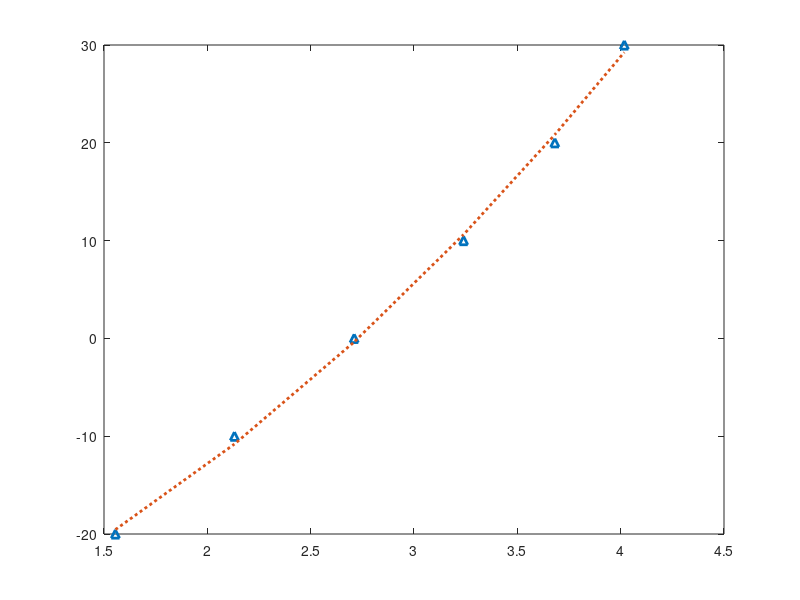

MATLAB code for this plot: (Note: this script raises an error after producing the figure.)
% This script contains calculations on the NTC accuracy to find the
% deviation across the entire temperature range.
%% Initialization and Bosch NTC M12 characteristics
clear, close all, clc;

% Create matrices for relationship between temperature and resistance.
NTCTemp = [-40:10:150]; % [C]
NTCResistance = [45313,26114,15462,9397,5896,3792,2500,1707,1175, ... 
                 834,596,436,323,243,187,144,113,89,71,57]; % [Ohm]
InaccLow = 1.4; % [C]
InaccHigh = 3.4; % [C]
TempLow = 20; % [C]
TempHigh = 100; % [C]

SeriesRes = 6980; % [Ohm]
SupplyVoltage = 5; % [V]

OutputVoltage = SupplyVoltage * SeriesRes ./ (SeriesRes + NTCResistance);

% Perfect equation of temperature as a function of voltage below 30 degrees
% -65,4 + 43,1 * T - 11,6 * T^2 + 1,68 * T^3

% Perfect equation of temperature as a function of voltage above 30 degrees
% -29104 + 19644 * T - 4424 * T^2 + 333 * T^3

%% Inaccuracy due to NTC tolerance
% NTC inaccuracy assumed constant 1.4 C under 25 degrees and linear from 25
% degrees to 100 degrees C, where it is 3.4 C. Assumed constant over 100 C.
NTCInacc = 1:length(NTCTemp);
for i = 1:length(NTCTemp)
    if NTCTemp(i) < 25
        NTCInacc(i) = InaccLow;
    elseif NTCTemp(i) < 105
        NTCInacc(i) = InaccLow + (InaccHigh-InaccLow)/(TempHigh-TempLow) * NTCTemp(i-2);
    else
        NTCInacc(i) = InaccHigh;
    end
end

disp('Inaccuracy due to NTC:')
NTCInacc(3:end-5) % In degrees

%% Inaccuracy due to equation
EquationTemp = 1:length(NTCTemp);
EquationInacc = 1:length(NTCTemp);
for i = 1:length(NTCTemp)
    if NTCTemp(i) < 40
        %EquationTemp(i) = (19.8 * OutputVoltage(i) - 52.3);
        EquationTemp(i) = (-35 + 6.11 * OutputVoltage(i) + 2.46 * OutputVoltage(i)^2);
        EquationInacc(i) = EquationTemp(i) - NTCTemp(i);
    else
        %EquationTemp(i) = (2728 - 1261 * OutputVoltage(i) + 148 * OutputVoltage(i)^2);
        EquationTemp(i) = (-29104 + 19644 * OutputVoltage(i) - 4424 * OutputVoltage(i)^2 + 333 * OutputVoltage(i)^3);
        EquationInacc(i) = EquationTemp(i) - NTCTemp(i);
    end
end

disp('Inaccuracy due to equation:')
EquationInacc(3:end-5) % In degrees

% Show actual value and regression line on same plot
figure(1)
plot(OutputVoltage(3:8), NTCTemp(3:8), '^', 'LineWidth', 2)
hold on
plot(OutputVoltage(3:8), EquationTemp(3:8), ':', 'LineWidth', 2)
fig1 = gca;
fig1.FontSize = 14;
grid on
title('Temperature as a function of voltage with regression line below 30 \circC', 'FontSize', 22)
xlabel('Voltage [V]', 'FontSize', 18)
ylabel('Temperature [\circC]', 'FontSize', 18)
lgd1 = legend('Actual value','Regression equation', 'Location', 'northwest');
lgd1.FontSize = 18;
hold off

figure(2)
plot(OutputVoltage(9:15), NTCTemp(9:15), '^', 'LineWidth', 2)
hold on
plot(OutputVoltage(9:15), EquationTemp(9:15), ':', 'LineWidth', 2)
fig2 = gca;
fig2.FontSize = 14;
grid on
title('Temperature as a function of voltage with regression line above 30 \circC', 'FontSize', 22)
xlabel('Voltage [V]', 'FontSize', 18)
ylabel('Temperature [\circC]', 'FontSize', 18)
lgd2 = legend('Actual value', 'Regression equation', 'Location', 'northwest');
lgd2.FontSize = 18;

%% Inaccuracy due to ADC
ADCLSBAcc = 11; % 11 LSB inaccuracy
ADCBit = 12; % 12-bit accuracy
ADCConvInacc = ADCLSBAcc * SupplyVoltage/(2^ADCBit);

ADCMeasVolt = OutputVoltage + ADCConvInacc;

ADCInacc = 1:length(NTCTemp);
for i = 1:length(NTCTemp)
    if NTCTemp(i) < 40
        ADCInacc(i) = (-65.4 + 43.1 * ADCMeasVolt(i) - 11.6 * ADCMeasVolt(i)^2 + 1.68 * ADCMeasVolt(i)^3) - ...
                      (-65.4 + 43.1 * OutputVoltage(i) - 11.6 * OutputVoltage(i)^2 + 1.68 * OutputVoltage(i)^3);
    else
        ADCInacc(i) = (-29104 + 19644 * ADCMeasVolt(i) - 4424 * ADCMeasVolt(i)^2 + 333 * ADCMeasVolt(i)^3) - ...
                      (-29104 + 19644 * OutputVoltage(i) - 4424 * OutputVoltage(i)^2 + 333 * OutputVoltage(i)^3);
    end
end

disp('Inaccuracy due to ADC:')
ADCInacc(3:end-5) % In degrees

%% Inaccuracy due to resistor tolerance
ResTol = 1; % [%]

WorstOutputVoltage = SupplyVoltage * (SeriesRes * (1 + ResTol/100)) ./ (SeriesRes * (1 + ResTol/100) + NTCResistance);

ResInacc = 1:length(NTCTemp);
for i = 1:length(NTCTemp)
    if NTCTemp(i) < 40
        ResInacc(i) = (-65.4 + 43.1 * WorstOutputVoltage(i) - 11.6 * WorstOutputVoltage(i)^2 + 1.68 * WorstOutputVoltage(i)^3) - ...
                      (-65.4 + 43.1 * OutputVoltage(i) - 11.6 * OutputVoltage(i)^2 + 1.68 * OutputVoltage(i)^3);
    else
        ResInacc(i) = (-29104 + 19644 * WorstOutputVoltage(i) - 4424 * WorstOutputVoltage(i)^2 + 333 * WorstOutputVoltage(i)^3) - ...
                      (-29104 + 19644 * OutputVoltage(i) - 4424 * OutputVoltage(i)^2 + 333 * OutputVoltage(i)^3);
    end
end

disp('Inaccuracy due to resistor tolerance:')
ResInacc(3:end-5) % In degrees

%% Accumulated inaccuracy
TotalInacc = abs(NTCInacc(3:end-5)) + abs(EquationInacc(3:end-5)) + abs(ADCInacc(3:end-5)) + abs(ResInacc(3:end-5))
%TotalInaccNonAbs = NTCInacc(3:end-5) + EquationInacc(3:end-5) + ADCInacc(3:end-5) + ResInacc(3:end-5)

figure(3)
plot(NTCTemp(3:end-5), TotalInacc(1:end), 'LineWidth', 2)
fig3 = gca;
fig3.FontSize = 14;
grid on
title('Total temperature variance due to all inaccuracies, complex equations', 'FontSize', 22)
xlabel('Temperature [°C]', 'FontSize', 18)
ylabel('Inaccuracy [°C]', 'FontSize', 18)
